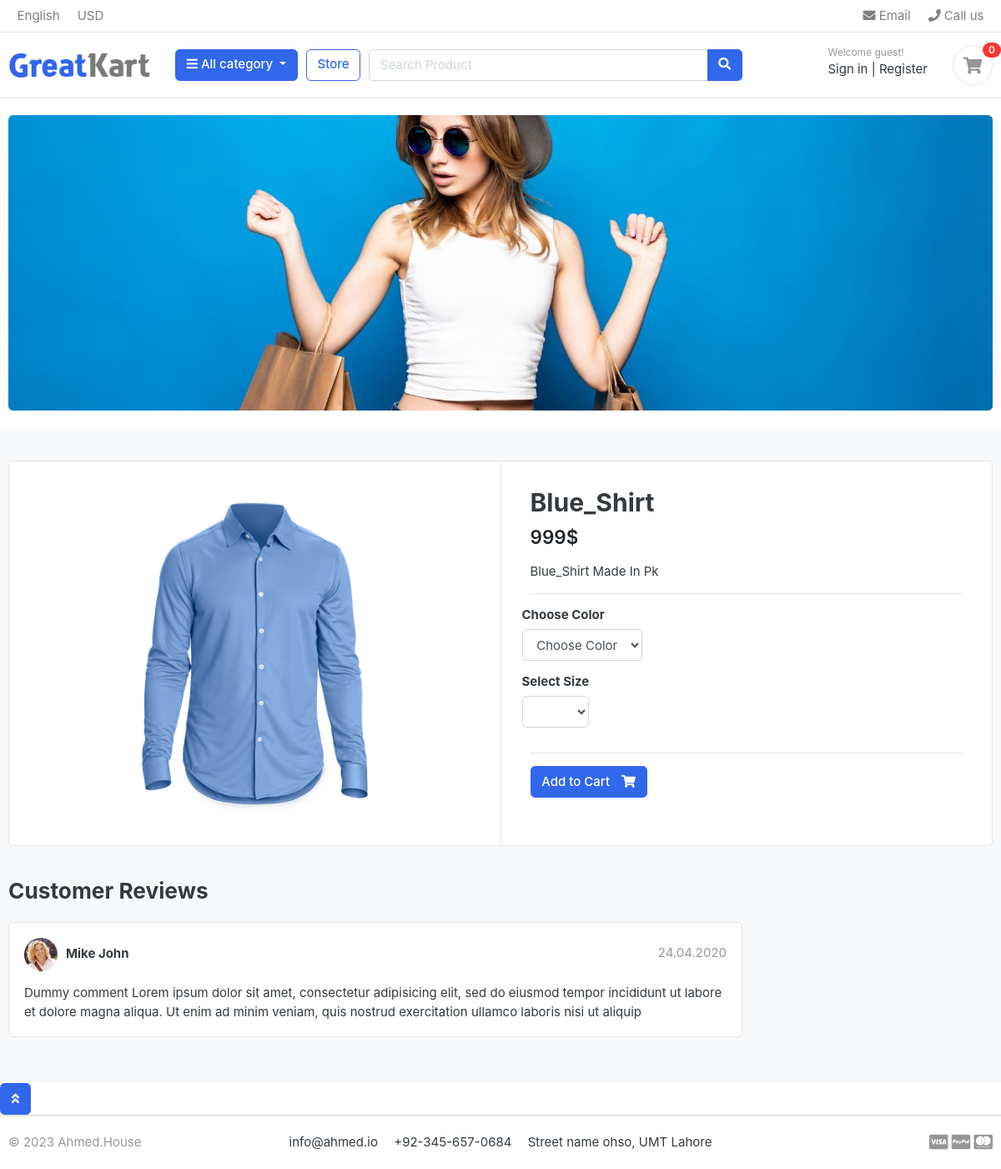
Screenshot of /store/category/shirts/blue_shirt/ with the database file from the repository.
### store/models.py (models this page shows, shortened)
class Product(models.Model):
    product_name = models.CharField(max_length=200, unique=True)
    slug = models.SlugField(max_length=200, unique=True)
    category = models.ForeignKey(Category, on_delete=models.CASCADE)
    description = models.TextField(max_length=500, blank=True)
    price = models.IntegerField()
    image = models.ImageField(upload_to="media/products/images/")
    stock = models.IntegerField()
    is_available = models.BooleanField(default=True)
    created_at = models.DateTimeField(auto_now_add=True)
    modified_date = models.DateTimeField(auto_now=True)

### store/views.py (the view)
# urls.py: path('category/<slug:category_slug>/<slug:product_slug>/',product_detail, name='product_detail'),
def product_detail(request, category_slug, product_slug):
    try:
        single_product = Product.objects.get(category__slug=category_slug, slug=product_slug)
        in_cart= CartItem.objects.filter(cart__cart_id=_cart_id(request), product=single_product).exists()
    except Exception as e:
        raise e
    context = {
        'single_product': single_product,
        'in_cart' : in_cart,
    }
    return render(request, 'store/product_detail.html', context)

### carts/context_processors.py (called while the page is built)
def counter(request):
    cart_count = 0
    if 'admin'in request.path:
        return {}
    else:
        try:
            cart = CartModel.objects.filter(cart_id= _cart_id(request))
            cart_items = CartItem.objects.all().filter(cart=cart[:1])
            for cart_item in cart_items:
                cart_count += cart_item.quantity
        except CartModel.DoesNotExist:
            cart_count = 0
    return dict(cart_count=cart_count)

### carts/views.py (called while the page is built)
def _cart_id(request):
    cart = request.session.session_key
    if not cart:        # agr phly se session na ho ho session bna lay gay
        cart = request.session.create()
    return cart

### category/context_processors.py (called while the page is built)
def menu_links(request):
    links = Category.objects.all()
    return dict(links=links)

### category/models.py (called while the page is built)
    def get_url(self):
        return reverse('products_by_category', args=[self.slug])

### baseapp/templates/store/product_detail.html (shortened to what this page needs)
{% extends "store/base.html" %} {% load static %} {% block content %}
<section class="section-content padding-y bg">
  <div class="container">
    <div class="card">
      <div class="row no-gutters">
        <aside class="col-md-6">
          <article class="gallery-wrap">
            <div class="img-big-wrap">
              <a href="#"><img src="{{ single_product.image.url }}" /></a>
            </div>
          </article>
        </aside>
        <main class="col-md-6 border-left">
          <form action="{% url 'add_cart' single_product.id  %}" method="GET">
            <article class="content-body">
              <h2 class="title">{{ single_product.product_name }}</h2>
              <div class="mb-3">
                <var class="price h4">{{ single_product.price }}$</var>
              </div>
              <p>{{ single_product.description }}</p>
              <hr />
              <div class="row">
                <div class="item-option-select">
                  <h6>Choose Color</h6>
                  <select name="color" class="form-control" required>
                    <option value="" disabled selected>Choose Color</option>
                  </select>
                </div>
              </div>
              <div class="row">
                <div class="item-option-select">
                  <h6>Select Size</h6>
                  <select name="size" class="form-control">
                  </select>
                </div>
              </div>
              <hr />
              {% if single_product.stock <= 0 %}
              <h5 class="text-danger mt-2">Out of Stock</h5>
              {% else%} {% if in_cart %}
              <a href="#" class="btn btn-success">
                <span class="text">Added to cart</span>
                <i class="fas fa-check"></i>
              </a>
              <a href="{% url 'cart'  %}" class="btn btn-outline-primary">
                <span class="text">View Cart </span> <i class="fas fa-eye"></i>
              </a>
              {% else %}
              <button type="submit" class="btn btn-primary">
                <span class="text">Add to Cart</span>
                <i class="fas fa-shopping-cart"></i>
              </button>
              {% endif %}
             {%endif%}
            </article>
          </form>
        </main>
      </div>
    </div>
    <br />
    <div class="row">
      <div class="col-md-9">
        <header class="section-heading">
          <h3>Customer Reviews</h3>
        </header>
        <article class="box mb-3">
          <div class="icontext w-100">
            <img
              src="./images/avatars/avatar1.jpg"
              class="img-xs icon rounded-circle"
            />
            <div class="text">
              <span class="date text-muted float-md-right">24.04.2020 </span>
              <h6 class="mb-1">Mike John</h6>
            </div>
          </div>
          <div class="mt-3">
            <p>
              Dummy comment Lorem ipsum dolor sit amet, consectetur adipisicing
              elit, sed do eiusmod tempor incididunt ut labore et dolore magna
              aliqua. Ut enim ad minim veniam, quis nostrud exercitation ullamco
              laboris nisi ut aliquip
            </p>
          </div>
        </article>
      </div>
    </div>
  </div>
</section>
{% endblock %}

### baseapp/static/ecomstatic/css/ui.css (style rules this page uses)
html { font-family: "Inter", sans-serif; font-size: 15px; }
.content-body { flex: 1 1 auto; padding: 2rem 2.3rem; }
.img-xs, .img-sm, .img-md, .img-lg { -o-object-fit: cover; object-fit: cover; flex-shrink: 0; flex-grow: 0; }
.img-xs { width: 40px; height: 40px; }
.padding-y { padding-top: 40px; padding-bottom: 40px; }
var { font-style: normal; }
article:after, .form-group:after { display: block; clear: both; content: ""; }
.bg { background-color: #f8f9fa; }
.section-heading { margin-bottom: 20px; margin-top: 15px; }
p:last-child { margin-bottom: 0; }
.btn .text + i { margin-left: 10px; }
.icontext { display: inline-flex; align-items: center; vertical-align: middle; }
.icontext .text { width: 100%; line-height: 1.2; }
.icontext .icon { position: relative; margin-right: 10px; flex-shrink: 0; flex-grow: 0; }
.price { font-weight: 600; color: #212529; }
.box { padding: 18px; background: #fff; border-radius: 0.37rem; border: 1px solid #e4e4e4; }
.box img { max-width: 100%; }
.gallery-wrap .img-big-wrap { margin-bottom: 10px; border-radius: 0.37rem; overflow: hidden; background-color: #fff; }
.gallery-wrap .img-big-wrap a { text-align: center; display: block; }
.gallery-wrap .img-big-wrap img { height: 450px; width: auto; display: inline-block; }
.item-option-select { margin-bottom: 1rem; display: inline-block; margin-right: 15px; }

### rows the page displays
Product: image (picture), product_name "Blue_Shirt", price "999", description "Blue_Shirt Made In Pk"

### other values shown
{{ cart_count }} "0"
